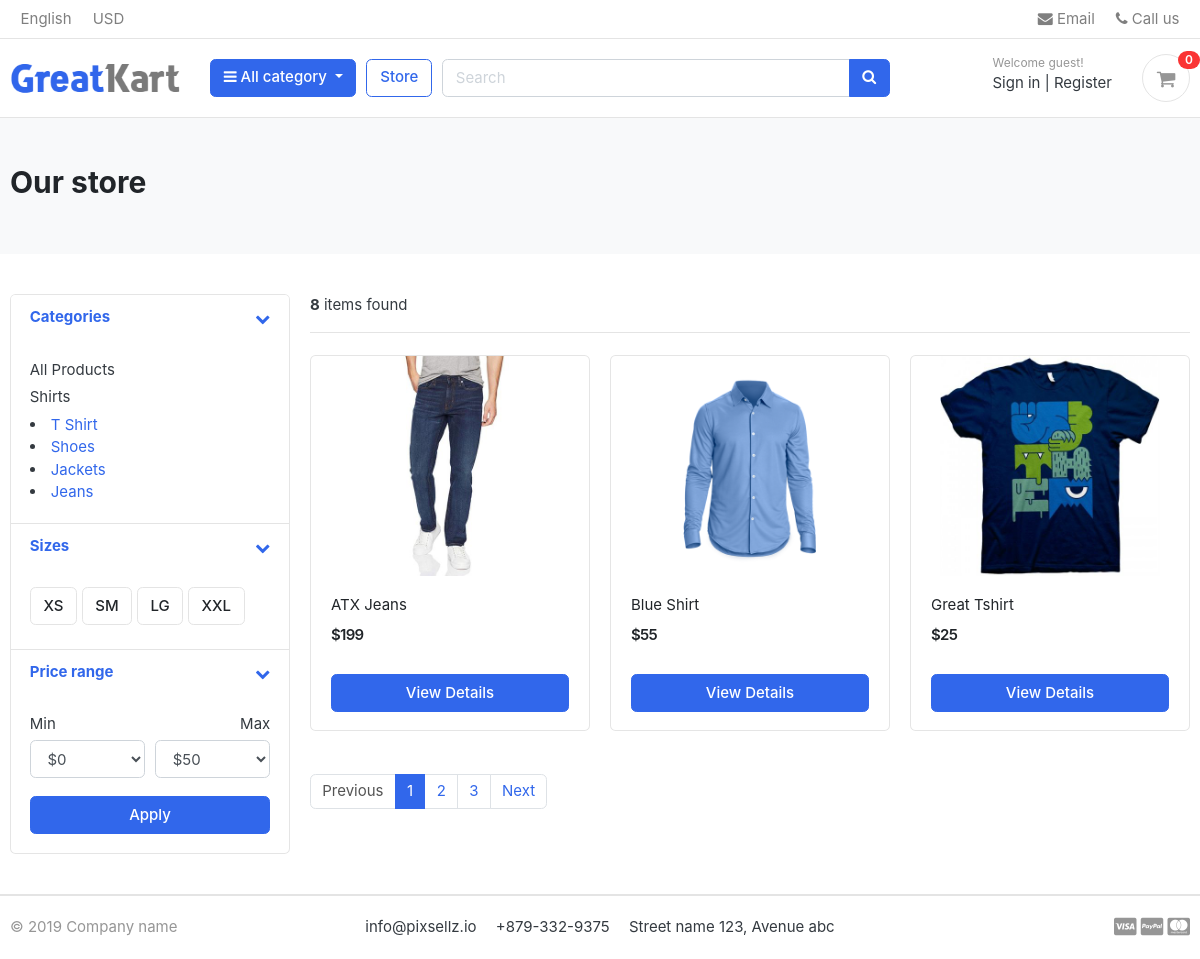
/store/, run on an earlier commit of the app's database.
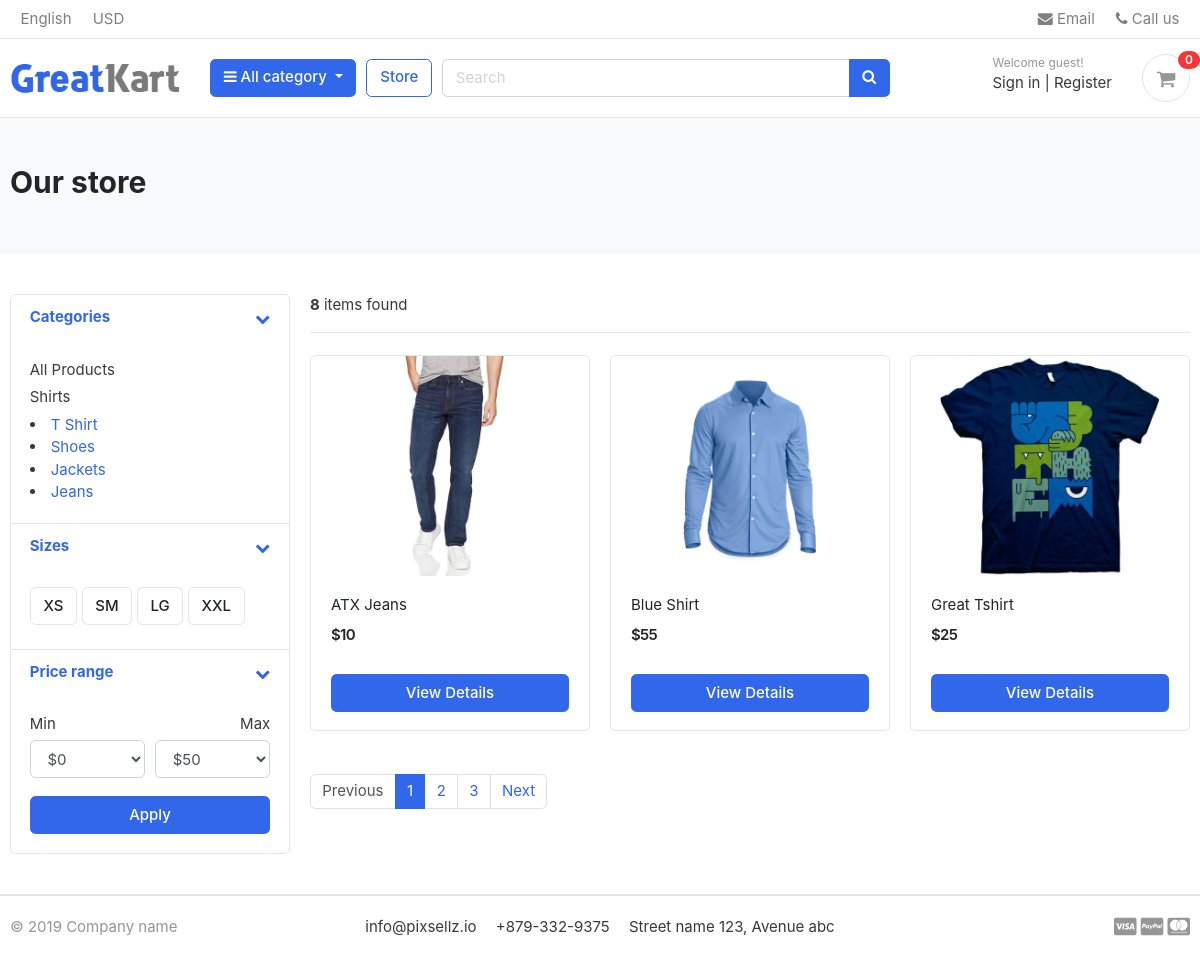
And on a later commit of the database.
### store/models.py (models this page shows, shortened)
class Product(models.Model):
    product_name = models.CharField(max_length=200, unique=True)
    slug = models.SlugField(max_length=200, unique=True)
    description = models.TextField(max_length=500, blank=True)
    price = models.IntegerField()
    images = models.ImageField(upload_to='photos/products')
    stock = models.IntegerField()
    is_available = models.BooleanField(default=True)
    category = models.ForeignKey(Category, on_delete=models.CASCADE)
    created_date = models.DateTimeField(auto_now_add=True)
    modified_date = models.DateTimeField(auto_now=True)
    def get_url(self):
        return reverse('product_detail', args=[self.category.slug, self.slug])

### store/views.py (the view)
# urls.py: path('store/', include('store.urls')),
def store(request, category_slug=None):
    categories = None
    products = None
    if category_slug != None:
        categories = get_object_or_404(Category, slug=category_slug)
        products = Product.objects.filter(category=categories, is_available=True)
        paginator = Paginator(products, 1)
        page = request.GET.get('page')
        paged_product = paginator.get_page(page)
        product_count = products.count()
    else:
        products = Product.objects.all().filter(is_available=True).order_by('id')
        paginator = Paginator(products, 3)
        page = request.GET.get('page')
        paged_product = paginator.get_page(page)
        product_count = products.count()
    context = {
        'products': paged_product,
        'product_count': product_count,
    }
    return render(request, 'store/store.html', context)

### carts/context_processors.py (called while the page is built)
def counter(request):
    cart_count = 0
    if 'admin' in request.path:
        return {}
    else:
        try:
            cart = Cart.objects.filter(cart_id=_cart_id(request))
            if request.user.is_authenticated:
                cart_items = CartItem.objects.all().filter(user=request.user)
            else:
                cart_items = CartItem.objects.all().filter(cart=cart[:1])
            for cart_item in cart_items:
                cart_count += cart_item.quantity
        except Cart.DoesNotExist:
            cart_count = 0
    return dict(cart_count=cart_count)

### carts/views.py (called while the page is built)
def _cart_id(request):
    cart = request.session.session_key  # I named this cart cart1 because I don t want to get confused with func cart
    if not cart:
        cart = request.session.create()
    return cart

### category/context_processors.py (called while the page is built)
def menu_links(request):
    links = Category.objects.all()
    return dict(links=links)

### category/models.py (called while the page is built)
    def get_url(self):
        return reverse('products_by_category', args=[self.slug])

### templates/store/store.html (shortened to what the changed rows need)
{% extends 'base.html' %}
{% load static %}
{% block content %}
    <section class="section-pagetop bg">
        <div class="container">
            {% if 'search' in request.path %}
                <h2 class="title-page">Search result</h2>
            {% else %}
                <h2 class="title-page">Our store</h2>
            {% endif %}
        </div>
    </section>
    <section class="section-content padding-y">
        <div class="container">
            <div class="row">
                <main class="col-md-9">
                    <div class="row">
                        {% if products %}
                            {% for product in products %}
                                <div class="col-md-4">
                                    <figure class="card card-product-grid">
                                        <div class="img-wrap">
                                            <a href="{{ product.get_url }}"><img src="{{ product.images.url }}"></a>
                                        </div>
                                        <figcaption class="info-wrap">
                                            <div class="fix-height">
                                                <a href="{{ product.get_url }}"
                                                   class="title">{{ product.product_name }}</a>
                                                <div class="price-wrap mt-2">
                                                    <span class="price">${{ product.price }}</span>
                                                </div>
                                            </div>
                                            <a href="{{ product.get_url }}" class="btn btn-block btn-primary">View
                                                Details</a>
                                        </figcaption>
                                    </figure>
                                </div>
                            {% endfor %}
                        {% else %}
                            <div>
                                <h2>No result found. Please try again.</h2>
                            </div>
                        {% endif %}
                    </div>
                </main>
            </div>
        </div>
    </section>
{% endblock %}

What changed in the data, as far as the page shows it:
changed Product "ATX Jeans": price "199" → "10"
